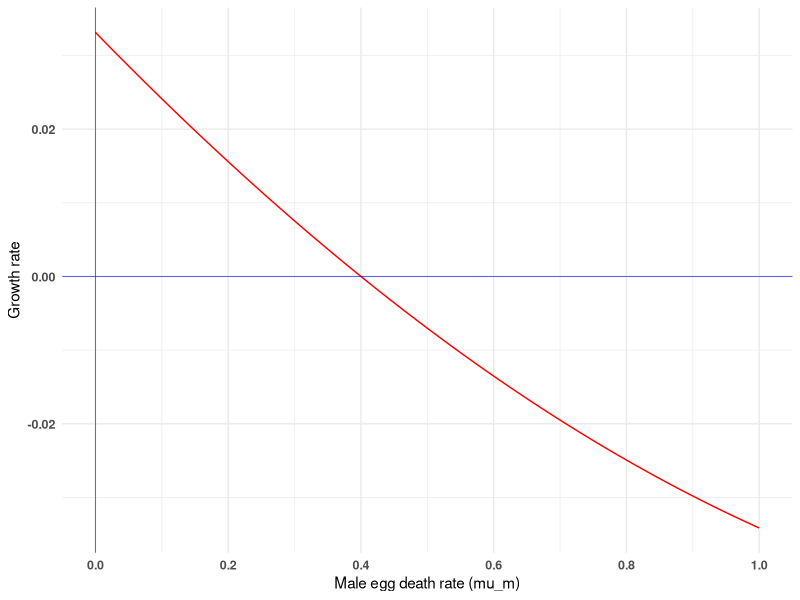

Recreate this plot in R.
## ---- chunk 1
r0=5
K0=500

mu_m0=0.4
mu_f0=0.4

m_m0=0.6
m_f0=0.6

w_m0=0.4
w_f0=0.4

e_m0=0.5
e_f0=(1-e_m0)

a_m0= round((e_m0*(1-mu_m0)*m_m0), digits = 6)
a_f0= round((e_f0*(1-mu_f0)*m_f0), digits = 6)

e_mm0=a_m0
e_mf0=a_f0

e_sm0=e_m0*(1-mu_m0)
e_sf0=e_f0*(1-mu_f0)


e_mm0

e_sm0

a_m0
a_f0

e_sm0
e_sf0
## ---- chunk 2
rres=r0*exp(-((1-mu_m0)*e_m0 + (1-mu_f0)*e_f0))
rres
## ---- chunk 3

zres=6
c_mres=0.0
c_fres=0.0
c_tres=c_mres+c_fres
## ---- chunk 4
Kres=K0

mu_mres=mu_m0*exp(-zres*c_tres)
mu_fres=mu_f0*exp(-zres*c_tres)

m_mres=m_m0
m_fres=m_f0

e_mres=e_m0
e_fres=(1-e_mres)

w_mres=1-((1-w_m0)*exp(-c_mres))
w_fres=1-((1-w_f0)*exp(-(e_fres*(1-mu_f0)+(1-mu_m0)*e_mres+c_fres)))


a_mres= round((e_mres*(1-mu_mres)*m_mres), digits = 6)
a_fres= round((e_fres*(1-mu_fres)*m_fres), digits = 6)

e_mmres=a_mres
e_mfres=a_fres

e_smres=e_mres*(1-mu_mres)
e_sfres=e_fres*(1-mu_fres)


e_mres
e_fres

a_mres
a_fres

e_smres
e_sfres

## ---- chunk 5
z0=6

c_m0=0.35
c_f0=0.35
c_t0=c_m0+c_f0

## ---- chunk 6

AstarRes=round((Kres*(1-((w_mres*a_mres+w_fres*a_fres)/(e_mmres+e_mfres))*((mu_mres*e_mres+mu_fres*e_fres+m_mres*e_smres+m_fres*e_sfres)/(rres*a_fres)))), digits = 6)
AstarRes


AstarRound=round((K0*(1-((w_m0*a_m0+w_f0*a_f0)/(e_mm0+e_mf0))*((mu_m0*e_m0+mu_f0*e_f0+m_m0*e_sm0+m_f0*e_sf0)/(rres*a_f0)))), digits = 6)

AstarRound
## ---- chunk 7
z=z0

c_m=c_m0
c_f=c_f0
c_t=c_m+c_f

## ---- chunk 8

K=K0

mu_m=mu_m0
mu_f=mu_f0

m_m=m_m0
m_f=m_f0

e_m=e_m0
e_f=1-e_m

w_m=w_m0
w_f=1-((1-w_f0)*exp(-(e_f*(1-mu_f0)+(1-mu_m0)*e_m)))

## ---- chunk 9
mu_m=seq(0,1, length = 10000)


r=r0*exp(-((1-mu_m0)*e_m0 + (1-mu_f0)*e_f0))
#had to change from mu_m bc makes r a continuous parameter too ! problem in previous codes I'm guessing
#use e_m0 or e_m?

a_m=round((e_m*(1-mu_m)*m_m), digits = 6)
a_f=round((e_f*(1-mu_f)*m_f), digits = 6)


e_mm = a_m
e_mf = a_f


e_sm=e_m*(1-mu_m)
e_sf=e_f*(1-mu_f) 

## ---- chunk 10
b = mu_m*e_m  +  mu_f*e_f  + m_m*e_sm  + m_f*e_sf  +  w_m*a_m  +  a_f*w_f

c = (mu_m*e_m * w_m * a_m)   +   (mu_f*e_f *w_m * a_m)   +   (m_m*e_sm *w_m * a_m)  +  (m_f*e_sf *w_m * a_m)  +  (mu_m*e_m *a_f*w_f)  +  (mu_f*e_f *a_f*w_f)  +  (m_m*e_sm *a_f*w_f)  +  (m_f*e_sf *a_f*w_f)  - ((1-(AstarRes/K))* a_f *e_mm*r) - ((1-(AstarRes/K))* a_f *e_mf*r)

## ---- chunk 11
library(ggplot2)

plambda=-(b+sqrt(b^2-4*c))/2
nlambda=-(b-sqrt(b^2-4*c))/2


y_limits <- range(nlambda, na.rm = TRUE) 

library(scales)

data <- data.frame(mu_m = mu_m, nlambda = nlambda)

ggplot(data, aes(x = mu_m, y = nlambda)) +
  geom_line(size = 0.5, color = "red") +
  scale_x_continuous(breaks = pretty_breaks())+
  scale_y_continuous(breaks = pretty_breaks())+
   geom_hline(yintercept = 0, linetype = "solid", color = "blue", size = 0.2)+
  geom_vline(xintercept = 0, linetype = "solid", color = "blue", size = 0.2)+
  labs(x = "Male egg death rate (mu_m)", y = "Growth rate") +
  theme_minimal() + theme(axis.text = element_text(size = 9, face = "bold"))
